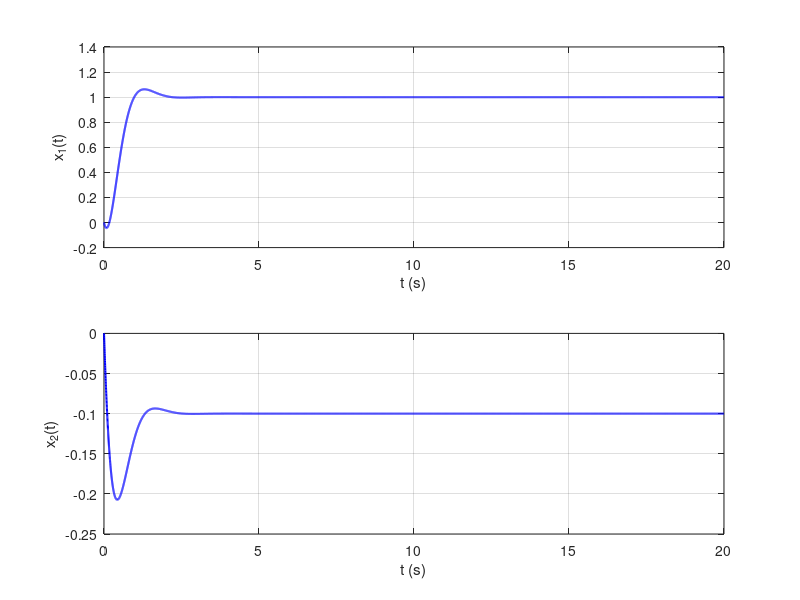
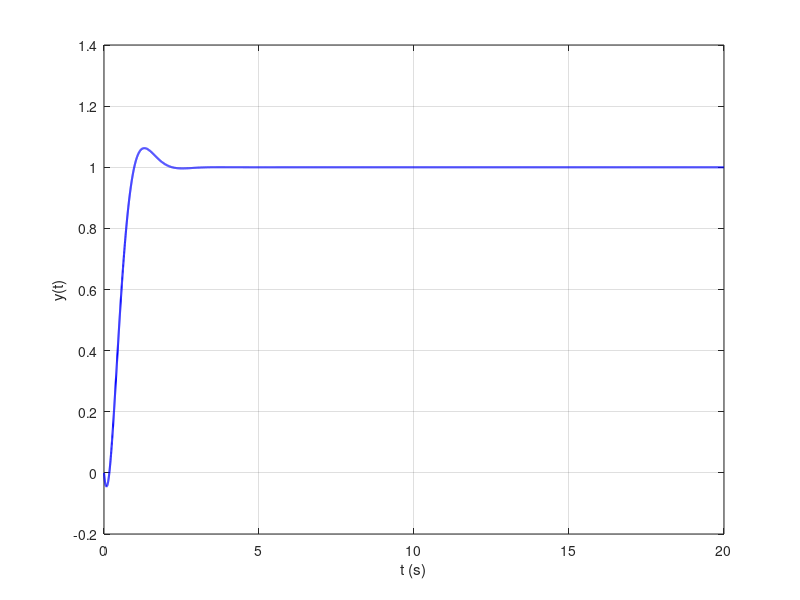

MATLAB code to generate these figures, in order:
clear all
close all
clc

s = tf('s');

% Define the system matrices
A = [-1 0; 0 10];
B = [1; 1];
C = [1 0];
D = 0;

% Tolerance for minimal realization
tol = 1*exp(-3);

% Eigenvalues of A
eigenvalues = eig(A);
disp('Eigenvalues of A:');
disp(eigenvalues);

% Transfer function of the system
disp('Transfer function H(s):');
H = zpk(minreal(C*inv(s*eye(2)-A)*B, tol))

% Analysis of stability based on eigenvalues
% The system has eigenvalues at -1 (stable) and 10 (unstable),
% indicating internal instability. However, the transfer function
% being 1/(s+1) shows that it is BIBO stable.
% Part 2: System response and damping characteristics AN EXAMPLE TO SHOW IT
% CAN BE MADE STABILE

M_r = ctrb(A,B);
rho_M = rank(M_r);

%Rho_M = 2; n = 2 hence reachable!

s_hat = 0.06;
t_s2 = 2;

zeta = abs(log(s_hat))/(sqrt(pi^2+(log(s_hat))^2));
wn = log((1/100)^(-1))/(zeta*t_s2);

lambda_1 = -zeta*wn+j*wn*sqrt(1-zeta^2);
lambda_2 = -zeta*wn-j*wn*sqrt(1-zeta^2);

lambda_des = [lambda_1 lambda_2];

K = place(A,B,lambda_des);

A_c = A-B*K;
B_c = B;
C_c = C;
D_c = D;
sys_N = ss(A_c,B_c,C_c,D_c);

N = 1/dcgain(sys_N);

sys_contr = ss(A-B*K,B*N,C,D);

t_sim = linspace(0,20,10000);
u_sim = ones(size(t_sim));

[y,t,x] = step(sys_contr,t_sim);

figure(2),subplot(211)
plot(t,x(:,1),'b','linew',1.5)
grid on, zoom on, xlabel('t (s)'), ylabel('x_1(t)')
subplot(212)
plot(t,x(:,2),'b','linew',1.5)
grid on, zoom on, xlabel('t (s)'), ylabel('x_2(t)')
figure(3), plot(t,y,'b','linew',1.5)
grid on, zoom on, xlabel('t (s)'), ylabel('y(t)')


% PART 3

Mo = obsv(A,C)
rho_Mo = rank(Mo)


